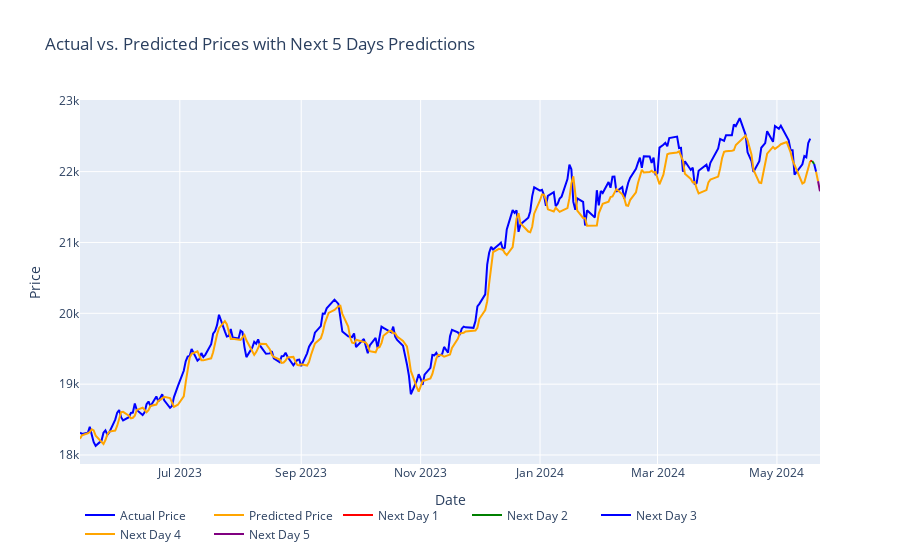

This figure's notebook cell:
### Code cell
# Define a list of colors
colors = ['red', 'green', 'blue', 'orange', 'purple']

# Plotting actual and predicted prices
actual_trace = go.Scatter(x=df.index[-len(y_test):], y=y_test.flatten(), mode='lines', name='Actual Price', line=dict(color='blue'))
predicted_trace = go.Scatter(x=df.index[-len(predictions):], y=predictions.flatten(), mode='lines', name='Predicted Price', line=dict(color='orange'))

# Calculate the next 5 dates after the last date in the dataset
last_date = df.index[-1]
next_5_days_index = pd.date_range(last_date + pd.Timedelta(days=1), periods=5)

# Plotting prices for the next 5 days
next_5_days_trace = []
predict_price = predictions[-1][0]
for i, price in enumerate(next_5_days_predictions, start=1):
    next_day_trace = go.Scatter(x=[last_date, next_5_days_index[i-1]], y=[predict_price, price[0][0]], mode='lines', name=f'Next Day {i}', line=dict(color=colors[i-1]))
    next_5_days_trace.append(next_day_trace)
    last_date = next_5_days_index[i-1]
    predict_price = price[0][0]

# print(next_5_days_trace)
# Combine all traces
traces = [actual_trace, predicted_trace]+next_5_days_trace
# Define layout
layout = go.Layout(title='Actual vs. Predicted Prices with Next 5 Days Predictions',
                   xaxis=dict(title='Date'),
                   yaxis=dict(title='Price'),
                   legend=dict(orientation='h'),
                   showlegend=True)

# Create figure
fig = go.Figure(data=traces, layout=layout)

# Show interactive plot
fig.show()

### Figure 1 — Plotly figure (JSON) as saved in the notebook; plotly's stock layout.template omitted (floating-point values rounded to 4 significant figures; data arrays with more than 128 entries replaced by an {"elided": "..."} marker saying what was removed)
{"data": [{"line": {"color": "blue"}, "mode": "lines", "name": "Actual Price", "type": "scatter", "x": {"elided": "255 str values"}, "y": {"elided": "255 float values"}}, {"line": {"color": "orange"}, "mode": "lines", "name": "Predicted Price", "type": "scatter", "x": {"elided": "255 str values"}, "y": {"elided": "255 float values"}}, {"line": {"color": "red"}, "mode": "lines", "name": "Next Day 1", "type": "scatter", "x": ["2024-05-18T00:00:00", "2024-05-19T00:00:00"], "y": [22150.0, 22150.0]}, {"line": {"color": "green"}, "mode": "lines", "name": "Next Day 2", "type": "scatter", "x": ["2024-05-19T00:00:00", "2024-05-20T00:00:00"], "y": [22150.0, 22110.0]}, {"line": {"color": "blue"}, "mode": "lines", "name": "Next Day 3", "type": "scatter", "x": ["2024-05-20T00:00:00", "2024-05-21T00:00:00"], "y": [22110.0, 22000.0]}, {"line": {"color": "orange"}, "mode": "lines", "name": "Next Day 4", "type": "scatter", "x": ["2024-05-21T00:00:00", "2024-05-22T00:00:00"], "y": [22000.0, 21860.0]}, {"line": {"color": "purple"}, "mode": "lines", "name": "Next Day 5", "type": "scatter", "x": ["2024-05-22T00:00:00", "2024-05-23T00:00:00"], "y": [21860.0, 21720.0]}], "layout": {"legend": {"orientation": "h"}, "showlegend": true, "title": {"text": "Actual vs. Predicted Prices with Next 5 Days Predictions"}, "xaxis": {"title": {"text": "Date"}}, "yaxis": {"title": {"text": "Price"}}}}
